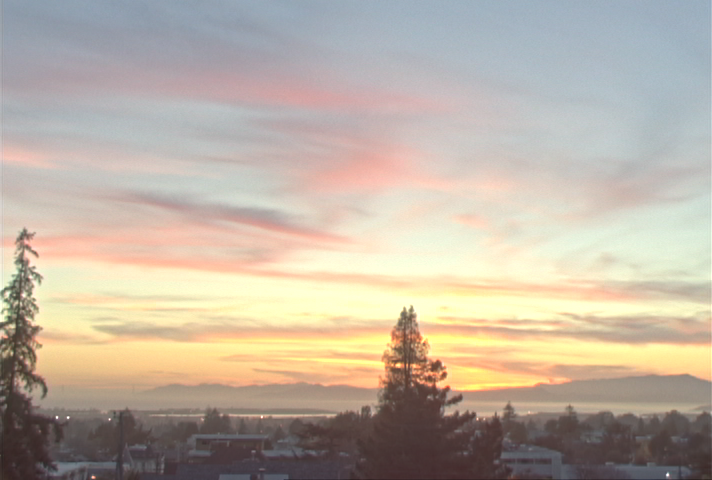
#> input picture Asg2/assignment2_skeleton/output/vinesunset.hdr.durand.png, 712 x 480 px; its folder holds only this picture in this run
$ python tone_mapping.py output/vinesunset.hdr.durand.png
#> lines starting #> are read from the running program, lines starting #| are printed output that depends on the picture
#
# CSCI3290 Computational Imaging and Vision *
# --- Declaration --- *
# I declare that the assignment here submitted is original except for source
# material explicitly acknowledged. I also acknowledge that I am aware of
# University policy and regulations on honesty in academic work, and of the
# disciplinary guidelines and procedures applicable to breaches of such policy
# and regulations, as contained in the website
# http://www.cuhk.edu.hk/policy/academichonesty/ *
# Assignment 2
# Name :
# Student ID :
# Email Addr :
#

from numba import jit
import cv2
import numpy as np
import os
import sys
import argparse


class ArgParser(argparse.ArgumentParser):
    """ ArgumentParser with better error message

    """

    # [4 lines left out: function error, not called in this run]


def hdr_read(filename: str) -> np.ndarray:
    """ Load a hdr image from a given path

    :param filename: path to hdr image
    :return: data: hdr image, ndarray type
    """
#> called with filename = 'output/vinesunset.hdr.durand.png'
    data = cv2.imread(filename, cv2.IMREAD_ANYDEPTH)
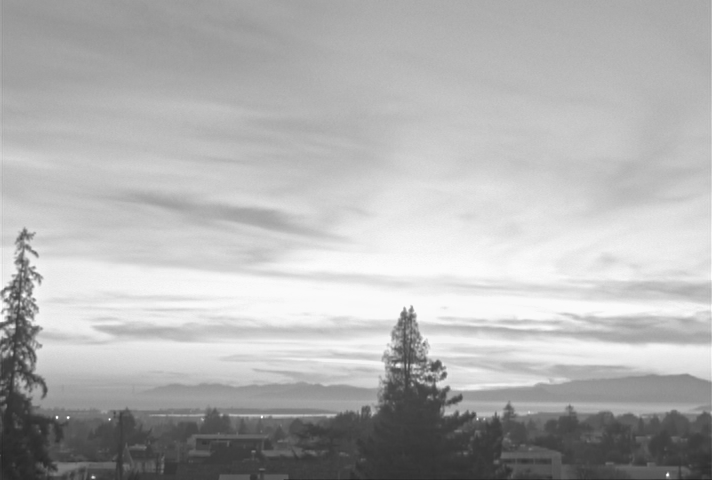
#> data: shape (480, 712); min 36, max 255, mean 178.3
    assert data is not None, "File {0} not exist".format(filename)
#> (the run stopped early here; a loop or call above may not have finished)
